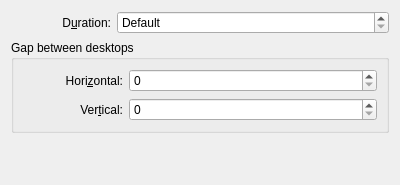
<?xml version="1.0" encoding="UTF-8"?>
<ui version="4.0">
 <class>SlideDesktopsEffectConfig</class>
 <widget class="QWidget" name="SlideDesktopsEffectConfig">
  <property name="geometry">
   <rect>
    <x>0</x>
    <y>0</y>
    <width>400</width>
    <height>185</height>
   </rect>
  </property>
  <layout class="QVBoxLayout" name="verticalLayout">
   <item>
    <layout class="QHBoxLayout" name="layout_Duration">
     <item>
      <widget class="QLabel" name="label_Duration">
       <property name="minimumSize">
        <size>
         <width>100</width>
         <height>0</height>
        </size>
       </property>
       <property name="text">
        <string>D&amp;uration:</string>
       </property>
       <property name="alignment">
        <set>Qt::AlignRight|Qt::AlignTrailing|Qt::AlignVCenter</set>
       </property>
       <property name="buddy">
        <cstring>kcfg_Duration</cstring>
       </property>
      </widget>
     </item>
     <item>
      <widget class="QSpinBox" name="kcfg_Duration">
       <property name="sizePolicy">
        <sizepolicy hsizetype="Expanding" vsizetype="Fixed">
         <horstretch>0</horstretch>
         <verstretch>0</verstretch>
        </sizepolicy>
       </property>
       <property name="minimumSize">
        <size>
         <width>0</width>
         <height>0</height>
        </size>
       </property>
       <property name="specialValueText">
        <string extracomment="Duration of the slide animation">Default</string>
       </property>
       <property name="suffix">
        <string> milliseconds</string>
       </property>
       <property name="maximum">
        <number>9999</number>
       </property>
       <property name="singleStep">
        <number>10</number>
       </property>
      </widget>
     </item>
    </layout>
   </item>
   <item>
    <widget class="QGroupBox" name="groupbox_Gaps">
     <property name="enabled">
      <bool>true</bool>
     </property>
     <property name="title">
      <string>Gap between desktops</string>
     </property>
     <layout class="QVBoxLayout" name="verticalLayout_2">
      <item>
       <layout class="QHBoxLayout" name="layout_HorizontalGap">
        <item>
         <widget class="QLabel" name="label_HorizontalGap">
          <property name="minimumSize">
           <size>
            <width>100</width>
            <height>0</height>
           </size>
          </property>
          <property name="text">
           <string>Hori&amp;zontal:</string>
          </property>
          <property name="alignment">
           <set>Qt::AlignRight|Qt::AlignTrailing|Qt::AlignVCenter</set>
          </property>
          <property name="buddy">
           <cstring>kcfg_HorizontalGap</cstring>
          </property>
         </widget>
        </item>
        <item>
         <widget class="QSpinBox" name="kcfg_HorizontalGap">
          <property name="sizePolicy">
           <sizepolicy hsizetype="Expanding" vsizetype="Fixed">
            <horstretch>0</horstretch>
            <verstretch>0</verstretch>
           </sizepolicy>
          </property>
          <property name="suffix">
           <string/>
          </property>
          <property name="maximum">
           <number>1000</number>
          </property>
          <property name="singleStep">
           <number>5</number>
          </property>
         </widget>
        </item>
       </layout>
      </item>
      <item>
       <layout class="QHBoxLayout" name="layout_VerticalGap">
        <item>
         <widget class="QLabel" name="label_VerticalGap">
          <property name="minimumSize">
           <size>
            <width>100</width>
            <height>0</height>
           </size>
          </property>
          <property name="text">
           <string>Ver&amp;tical:</string>
          </property>
          <property name="alignment">
           <set>Qt::AlignRight|Qt::AlignTrailing|Qt::AlignVCenter</set>
          </property>
          <property name="buddy">
           <cstring>kcfg_VerticalGap</cstring>
          </property>
         </widget>
        </item>
        <item>
         <widget class="QSpinBox" name="kcfg_VerticalGap">
          <property name="sizePolicy">
           <sizepolicy hsizetype="Expanding" vsizetype="Fixed">
            <horstretch>0</horstretch>
            <verstretch>0</verstretch>
           </sizepolicy>
          </property>
          <property name="maximum">
           <number>1000</number>
          </property>
          <property name="singleStep">
           <number>5</number>
          </property>
         </widget>
        </item>
       </layout>
      </item>
     </layout>
    </widget>
   </item>
   <item>
    <spacer name="verticalSpacer">
     <property name="orientation">
      <enum>Qt::Vertical</enum>
     </property>
     <property name="sizeHint" stdset="0">
      <size>
       <width>20</width>
       <height>40</height>
      </size>
     </property>
    </spacer>
   </item>
  </layout>
 </widget>
 <resources/>
 <connections/>
</ui>
